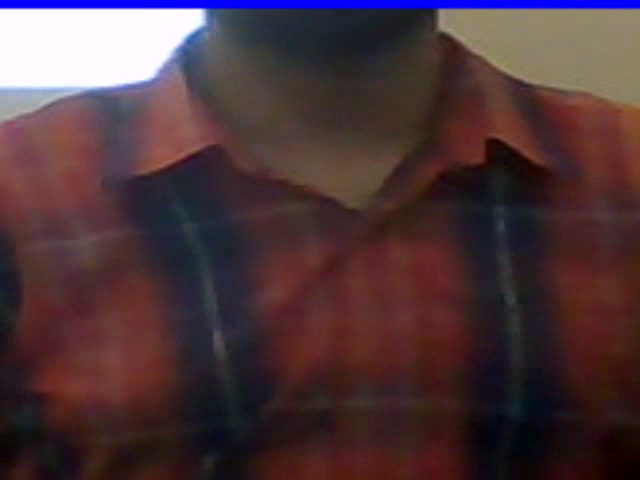
#> input picture frame 16 of output_live.avi, 640 x 480 px, given in place of the camera
$ python livevideotest.py
#> lines starting #> are read from the running program, lines starting #| are printed output that depends on the picture

# [103 lines of commented-out code are left out]


import numpy as np
import cv2


face_cascade = cv2.CascadeClassifier('/home/kanishk/programming/eulerian-magnification-master/haarcascade_frontalface_default.xml')
# eye_cascade = cv2.CascadeClassifier('haarcascade_eye.xml')
cap = cv2.VideoCapture(0)
fourcc = cv2.VideoWriter_fourcc(*'XVID')
out = cv2.VideoWriter('/home/kanishk/programming/eulerian-magnification-master/eulerian_source_videos/output_live.avi',fourcc,cap.get(cv2.CAP_PROP_FPS), (640,480))


i=0
a=0
b=0
c=0
d=0
while(True):
    # Capture frame-by-frame
    ret, img = cap.read()
#> img is the input picture: shape (480, 640, 3); mean B, G, R 58.8, 54.1, 77.4


    # Our operations on the frame come here
    gray = cv2.cvtColor(img, cv2.COLOR_BGR2GRAY)
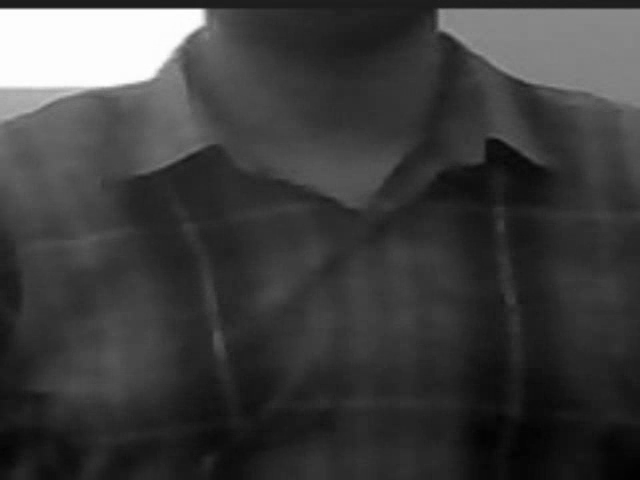
#> gray: shape (480, 640); min 2, max 255, mean 61.6
    roi_gray=gray
    roi_color=img

    faces = face_cascade.detectMultiScale(gray, 1.3, 5)
#> faces = ()
    for (x,y,w,h) in faces:
        cv2.rectangle(img,(x-int(w/2),y+h),(x+w+int(w/2),y+h+h+h),(255,0,0),2)

        if i < 5:
            a=x-int(w/2)
            b=y+h
            c=x+w+int(w/2)
            d=y+h+h+h
            i=i+1
        else:
            roi_gray = gray[y:y+h, x:x+w]
            roi_color = img[b:d,a:c]
            cv2.imshow('img',img)
            roi_color=cv2.resize(roi_color, (640, 480))
            out.write(roi_color)
#> this loop made 0 passes
#> after the loop, a = 0; b = 0; c = 0; d = 0; i = 0


        # [5 lines of commented-out code are left out]


    if cv2.waitKey(1) & 0xFF == ord('q'):
#> (key q is pressed here)
        break

# When everything done, release the capture
cap.release()
out.release()
cv2.destroyAllWindows()

$ run again, starting later in the video
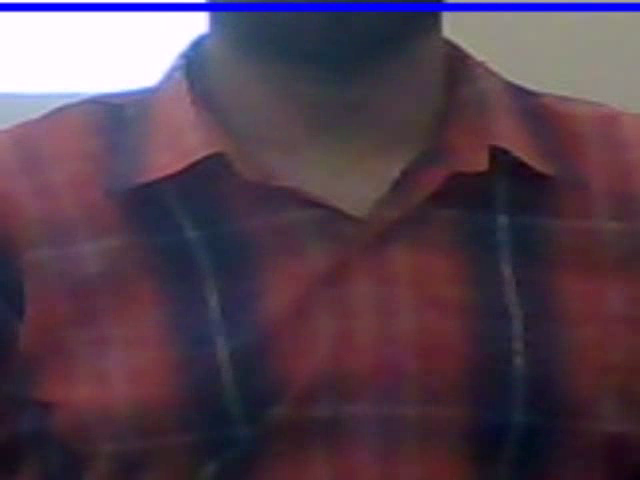
#> input picture frame 74 of output_live.avi, 640 x 480 px, given in place of the camera
#> img is the input picture: shape (480, 640, 3); mean B, G, R 78.9, 63.4, 83.7
#> `gray = cv2.cvtColor(img, cv2.COLOR_BGR2GRAY)`:
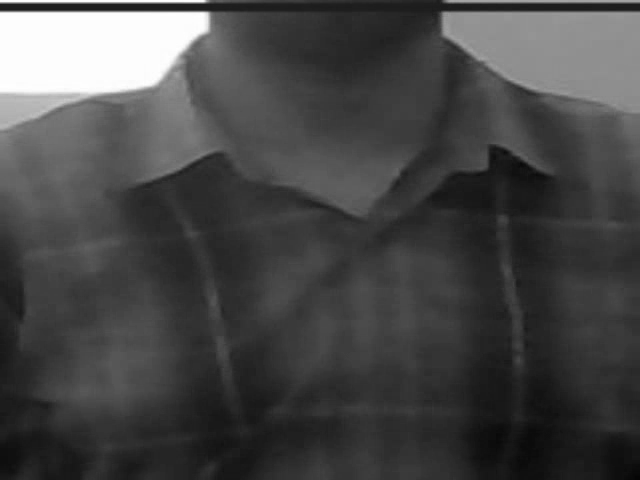
#> gray: shape (480, 640); min 5, max 255, mean 71.2
#> faces = ()
#> after the loop `for (x,y,w,h) in faces:`: a = 0

$ run again, starting later in the video
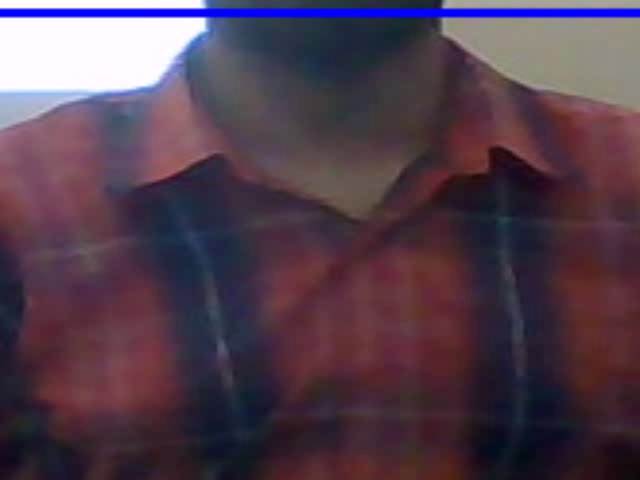
#> input picture frame 132 of output_live.avi, 640 x 480 px, given in place of the camera
#> img is the input picture: shape (480, 640, 3); mean B, G, R 78.1, 62.6, 83
#> `gray = cv2.cvtColor(img, cv2.COLOR_BGR2GRAY)`:
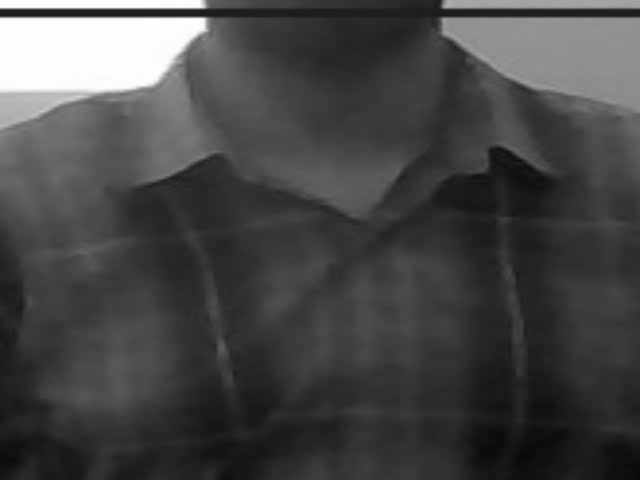
#> gray: shape (480, 640); min 9, max 255, mean 70.4
#> faces = ()
#> after the loop `for (x,y,w,h) in faces:`: a = 0
